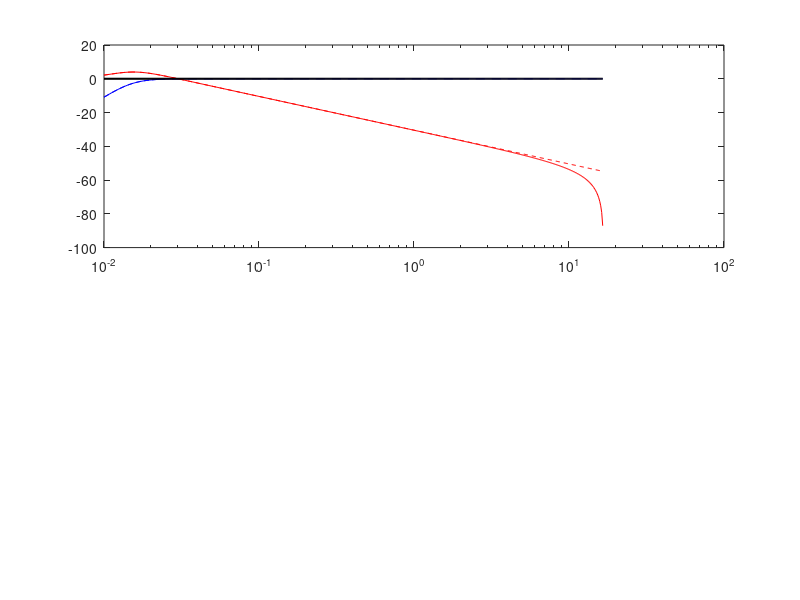

MATLAB code for this plot: (Note: this script raises an error after producing the figure.)
fc_delta = 0.015;
Tc = 0.03;
wc_delta = 2 * pi * fc_delta;
[Bh_delta, A_delta] = butter(3, wc_delta, 'high', 's');
Bl_delta = A_delta - Bh_delta;
Hhp_delta_s = tf(Bh_delta, A_delta);
Hlp_delta_s = tf(Bl_delta, A_delta);
Hhp_delta_z = c2d(Hhp_delta_s, Tc, 'tustin');
Hlp_delta_z = c2d(Hlp_delta_s, Tc, 'tustin');
[bh_delta, ah_delta] = tfdata(Hhp_delta_z, 'v');
[bl_delta, al_delta] = tfdata(Hlp_delta_z, 'v');


% ---- Kontroll: b_hp + b_lp = a (skal være ~1e-15)
% disp(max(abs(bh_delta + bl_delta - ah_delta)))

% ---- Bodeplott
f = logspace(-2, log10(0.99/(2*Tc)), 500);   % Hz, opp til like under Nyquist
w = 2*pi*f(:);                               % rad/s

G = @(sys) squeeze(freqresp(sys, w));
Hhp_s = G(Hhp_delta_s);   Hlp_s = G(Hlp_delta_s);
Hhp_z = G(Hhp_delta_z);   Hlp_z = G(Hlp_delta_z);
Hsum_z = Hhp_z + Hlp_z;                      % skal være 1 (0 dB, 0 grader)

figure
subplot(2,1,1)
semilogx(f, 20*log10(abs(Hhp_s)), 'b--', f, 20*log10(abs(Hlp_s)), 'r--'); hold on
semilogx(f, 20*log10(abs(Hhp_z)), 'b',   f, 20*log10(abs(Hlp_z)), 'r', ...
         f, 20*log10(abs(Hsum_z)), 'k', 'LineWidth', 1.5)
xline(fc_delta, ':', 'f_c')
grid on, ylim([-80 10])
ylabel('Amplitude [dB]')
title(sprintf('Komplementærfilter, f_c = %g Hz, T_c = %g s', fc_delta, Tc))
legend('HP (s)', 'LP (s)', 'HP (z)', 'LP (z)', 'HP+LP (z)', 'Location', 'southwest')

subplot(2,1,2)
semilogx(f, rad2deg(unwrap(angle(Hhp_z))), 'b', ...
         f, rad2deg(unwrap(angle(Hlp_z))), 'r', ...
         f, rad2deg(unwrap(angle(Hsum_z))), 'k', 'LineWidth', 1.5)
xline(fc_delta, ':', 'f_c')
grid on
xlabel('Frekvens [Hz]'), ylabel('Fase [grader]')
